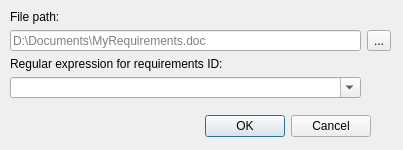
<?xml version="1.0" encoding="UTF-8"?>
<ui version="4.0">
 <class>dialog_AddFile</class>
 <widget class="QDialog" name="dialog_AddFile">
  <property name="geometry">
   <rect>
    <x>0</x>
    <y>0</y>
    <width>403</width>
    <height>150</height>
   </rect>
  </property>
  <property name="windowTitle">
   <string>Add File</string>
  </property>
  <widget class="QDialogButtonBox" name="buttonBox">
   <property name="geometry">
    <rect>
     <x>30</x>
     <y>110</y>
     <width>341</width>
     <height>32</height>
    </rect>
   </property>
   <property name="orientation">
    <enum>Qt::Horizontal</enum>
   </property>
   <property name="standardButtons">
    <set>QDialogButtonBox::Cancel|QDialogButtonBox::Ok</set>
   </property>
  </widget>
  <widget class="QWidget" name="gridLayoutWidget">
   <property name="geometry">
    <rect>
     <x>10</x>
     <y>10</y>
     <width>381</width>
     <height>88</height>
    </rect>
   </property>
   <layout class="QGridLayout" name="gridLayout">
    <item row="0" column="0">
     <widget class="QLabel" name="label">
      <property name="text">
       <string>File path:</string>
      </property>
     </widget>
    </item>
    <item row="1" column="0">
     <widget class="QLineEdit" name="lineEdit_FilePath">
      <property name="placeholderText">
       <string>D:\Documents\MyRequirements.doc</string>
      </property>
     </widget>
    </item>
    <item row="1" column="1">
     <widget class="QToolButton" name="toolButton_FilePath">
      <property name="text">
       <string>...</string>
      </property>
      <property name="icon">
       <iconset resource="qt_resource_file.qrc">
        <normaloff>:/actions/ico/16x16/actions/filefind.png</normaloff>:/actions/ico/16x16/actions/filefind.png</iconset>
      </property>
     </widget>
    </item>
    <item row="2" column="0">
     <widget class="QLabel" name="label_2">
      <property name="text">
       <string>Regular expression for requirements ID:</string>
      </property>
     </widget>
    </item>
    <item row="3" column="0">
     <widget class="QComboBox" name="comboBox_Regex">
      <property name="editable">
       <bool>true</bool>
      </property>
     </widget>
    </item>
   </layout>
  </widget>
  <widget class="QFontComboBox" name="fontComboBox">
   <property name="geometry">
    <rect>
     <x>50</x>
     <y>940</y>
     <width>156</width>
     <height>22</height>
    </rect>
   </property>
  </widget>
 </widget>
 <tabstops>
  <tabstop>lineEdit_FilePath</tabstop>
  <tabstop>toolButton_FilePath</tabstop>
  <tabstop>comboBox_Regex</tabstop>
  <tabstop>buttonBox</tabstop>
  <tabstop>fontComboBox</tabstop>
 </tabstops>
 <resources>
  <include location="qt_resource_file.qrc"/>
 </resources>
 <connections>
  <connection>
   <sender>buttonBox</sender>
   <signal>accepted()</signal>
   <receiver>dialog_AddFile</receiver>
   <slot>accept()</slot>
   <hints>
    <hint type="sourcelabel">
     <x>248</x>
     <y>114</y>
    </hint>
    <hint type="destinationlabel">
     <x>157</x>
     <y>141</y>
    </hint>
   </hints>
  </connection>
  <connection>
   <sender>buttonBox</sender>
   <signal>rejected()</signal>
   <receiver>dialog_AddFile</receiver>
   <slot>reject()</slot>
   <hints>
    <hint type="sourcelabel">
     <x>316</x>
     <y>120</y>
    </hint>
    <hint type="destinationlabel">
     <x>286</x>
     <y>141</y>
    </hint>
   </hints>
  </connection>
 </connections>
</ui>
